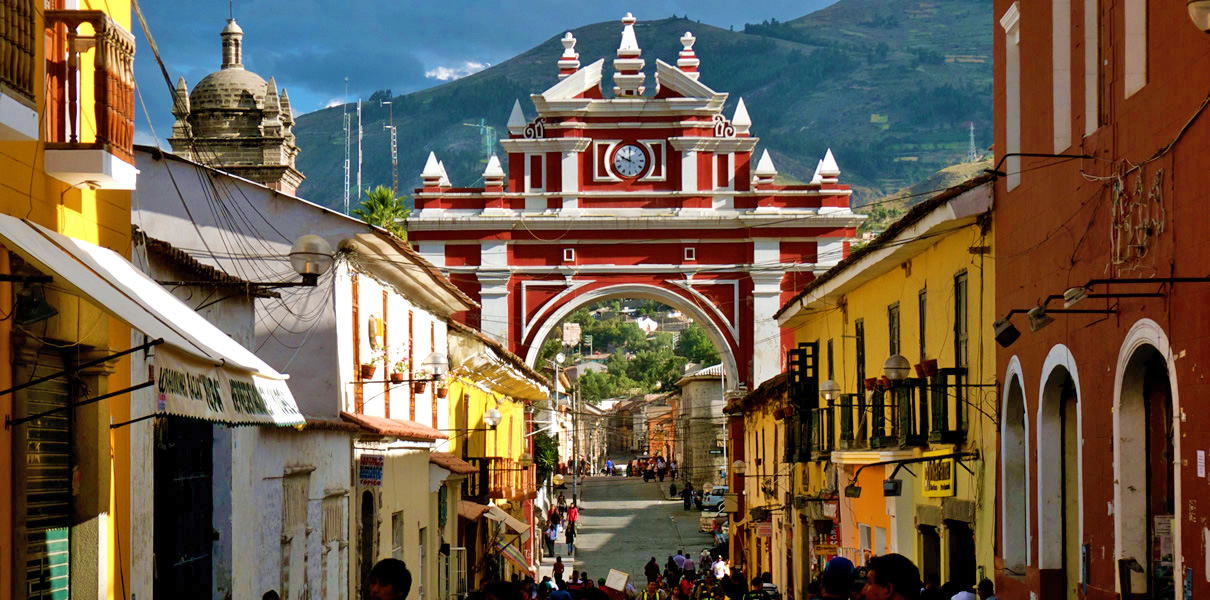
#> input picture Laboratorios/Lab_01/Python_Lab01/arco-ayacucho.jpg, 1210 x 600 px
$ python main.py
#> lines starting #> are read from the running program, lines starting #| are printed output that depends on the picture
import cv2
import numpy as np
import matplotlib.pyplot as plt


cb_img = cv2.imread("arco-ayacucho.jpg")
#> cb_img is the input picture: shape (600, 1210, 3); mean B, G, R 74.4, 93, 109.2

# Muestra la imagen resultante
#rgb = cv2.cvtColor(cb_img, cv2.COLOR_BGR2RGB)
# Extrae el canal rojo
b,g,r = cv2.split(cb_img)
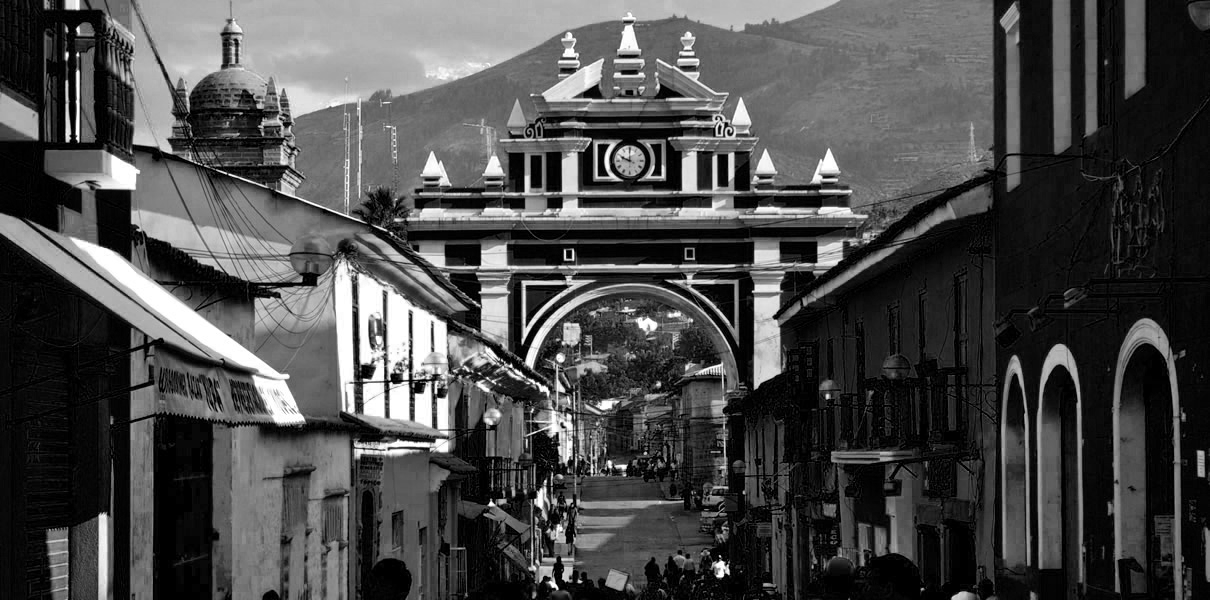
#> b: shape (600, 1210); min 0, max 255, mean 74.4
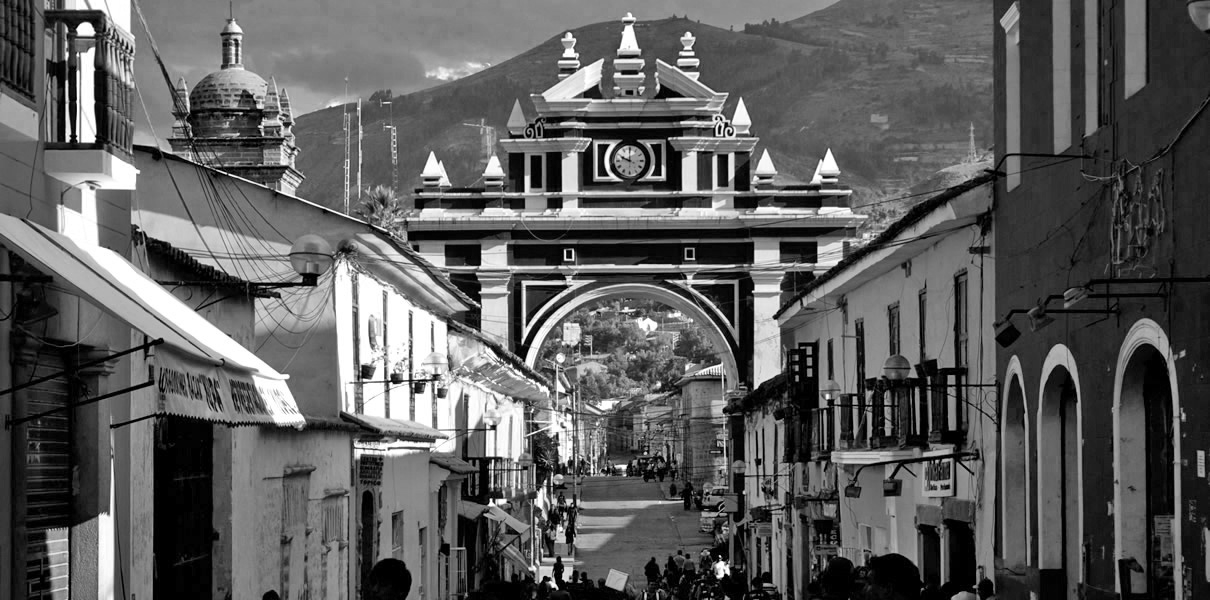
#> g: shape (600, 1210); min 0, max 255, mean 93
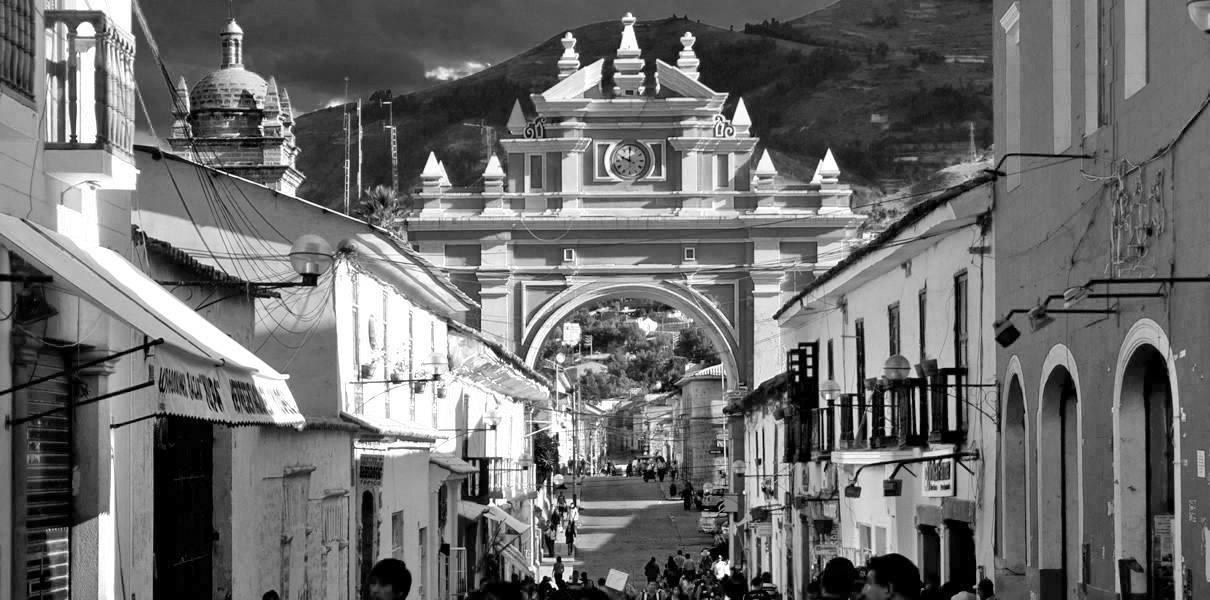
#> r: shape (600, 1210); min 0, max 255, mean 109.2
cv2.imshow('RED',r)
cv2.waitKey(0)
#plt.destroyAllWindows()

# Set color map to gray scale for proper rendering.
#plt.imshow(cb_img, cmap="gray")
print(b)
#> (printed output is left out)


w, h = r.shape
#> w = 600; h = 1210

print(w,h)
#| 600 1210

negativo = np.zeros(r.shape,r.dtype)
for y in range (w):
  for x in range (h):
    negativo[y,x]=255-r[y,x]
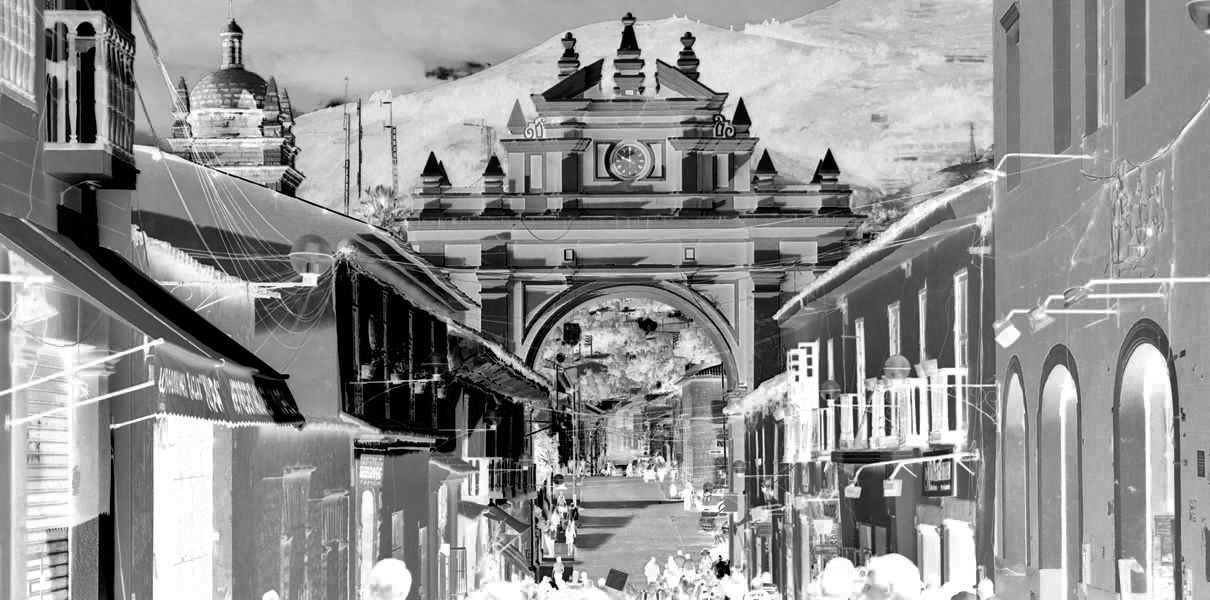
#> negativo: shape (600, 1210); min 0, max 255, mean 145.8

cv2.imshow('NEGATIVO',negativo)
cv2.waitKey(0)

print(negativo)
#> (printed output is left out)
